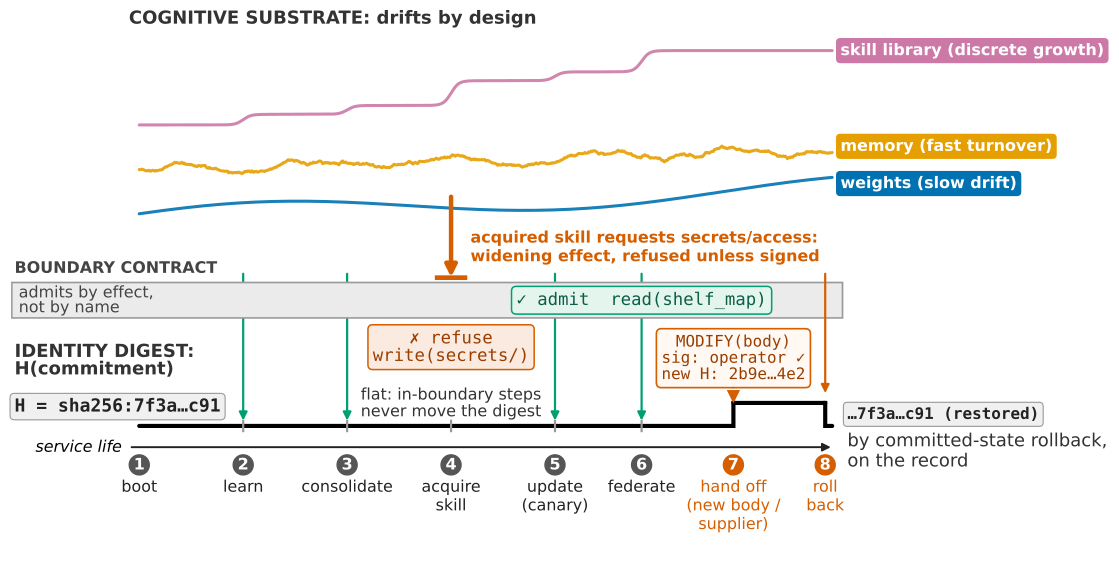

Source code (Python):
#!/usr/bin/env python3
"""Conceptual figure: one service life of a governable individual (Supplementary Figure 1).

Design notes (concrete artefacts rather than abstract boxes):
 - concrete artifacts: truncated digest hashes on the identity line, monospace
   admit/refuse stubs inside the gate bar, a concrete widening example;
 - the refused (widening) arrow is the visual star of the figure;
 - heterogeneous drift: weights drift slowly, memory churns, the skill library
   grows in discrete steps;
 - the digest line is an event timeline: one signed MODIFY step up (hand off),
   one committed-state rollback step down (roll back), hashes visibly change;
 - circled phase numbers; key phases emphasised.

Okabe-Ito palette; single semantic colour set (green=admitted, vermilion=refused/
signed events, black=identity digest). Standalone PDF per vault rule §7.12.
"""

import numpy as np
import matplotlib.pyplot as plt
from matplotlib.patches import FancyArrowPatch, Rectangle

BLUE = "#0072B2"
ORANGE = "#E69F00"
GREEN = "#009E73"
VERMIL = "#D55E00"
GREY = "#999999"
BLACK = "#000000"
MONO = {"family": "monospace"}

rng = np.random.default_rng(7)

fig, ax = plt.subplots(figsize=(11.5, 5.7))

X0, X1 = 0.0, 10.0
x = np.linspace(X0, X1, 900)

PHASES = [
    (0.0, "①", "boot", "#222222"),
    (1.5, "②", "learn", "#222222"),
    (3.0, "③", "consolidate", "#222222"),
    (4.5, "④", "acquire\nskill", "#222222"),
    (6.0, "⑤", "update\n(canary)", "#222222"),
    (7.25, "⑥", "federate", "#222222"),
    (8.575, "⑦", "hand off\n(new body /\nsupplier)", VERMIL),
    (9.9, "⑧", "roll\nback", VERMIL),
]

# ---------------- top lane: heterogeneous substrate drift ----------------
BASE = 3.15

# weights: slow drift
w_line = BASE + 0.35 * (x - X0) / (X1 - X0) + 0.12 * np.sin(0.7 * x + 0.4)

# memory: fast churn (smoothed deterministic noise over a mild trend)
noise = rng.normal(0, 1.0, x.size)
kern = np.ones(25) / 25.0
churn = np.convolve(noise, kern, mode="same")
m_line = BASE + 0.55 + 0.22 * (x - X0) / (X1 - X0) + 0.10 * churn + 0.05 * np.sin(3.1 * x)

# skill library: discrete growth (smooth staircase)
steps = [(1.5, 0.12), (3.0, 0.10), (4.5, 0.28), (6.0, 0.10), (7.25, 0.24)]  # one step per in-boundary event; a step at
# 9.1 matched no phase of the service life
s_line = np.full_like(x, BASE + 1.05)
for xs, h in steps:
    s_line += h * 0.5 * (1 + np.tanh((x - xs) * 9))

PURPLE = "#CC79A7"  # substrate variables use their own palette; green is reserved for admission
curves = [(w_line, BLUE, "weights (slow drift)"),
          (m_line, ORANGE, "memory (fast turnover)"),
          (s_line, PURPLE, "skill library (discrete growth)")]
for line, col, _ in curves:
    ax.plot(x, line, color=col, lw=2.2, alpha=0.9, solid_capstyle="round")
ends = sorted([(line[-1], col, label) for line, col, label in curves])
ys = [e[0] for e in ends]
for i in range(1, len(ys)):  # two labels closer than a box are spread about their midpoint, so each curve still ends
    if ys[i] - ys[i - 1] < 0.42:  # near its label's centre; pushing only the upper one up left the memory curve at a corner
        mid = (ys[i] + ys[i - 1]) / 2
        ys[i - 1], ys[i] = mid - 0.21, mid + 0.21
for y, (_, col, label) in zip(ys, ends):
    ax.text(X1 + 0.12, y, label, color="white", fontsize=11.5,
            va="center", ha="left", fontweight="bold",
            bbox=dict(boxstyle="round,pad=0.28", facecolor=col, edgecolor="none"))

ax.text(X0 - 0.15, BASE + 2.15, "COGNITIVE SUBSTRATE: drifts by design",
        fontsize=13.0, fontweight="bold", ha="left", va="bottom", color="#333333")

# ---------------- middle lane: boundary-contract gate ----------------
GATE_Y, GATE_H = 2.02, 0.40
# the bar starts in the left gutter, so its label sits wholly left of the first admitted lane (x=1.5): centred at 0.88
# the label ran across that lane, and its two lines filled the bar to within a pixel of both borders
ax.add_patch(Rectangle((-1.84, GATE_Y), X1 + 0.15 + 1.84, GATE_H,
                       facecolor="#EBEBEB", edgecolor=GREY, lw=1.2, zorder=2))
ax.text(-1.80, GATE_Y + GATE_H + 0.07, "BOUNDARY CONTRACT", fontsize=11.5, fontweight="bold",
        ha="left", va="bottom", color="#444444", zorder=7)
ax.text(-1.74, GATE_Y + GATE_H / 2, "admits by effect,\nnot by name",
        fontsize=11.5, ha="left", va="center", color="#444444", zorder=7, linespacing=0.9)  # 11.5 pt prints at the 6.5 pt floor
# concrete gate-decision stubs (ASPIRE lesson: real-looking artifacts)
# centred on the federation lane (x=7.25), the admitted event it records; at 7.75 it matched no event
ax.text(7.25, GATE_Y + GATE_H / 2, "✓ admit  read(shelf_map)",
        fontsize=12.5, color="#0B5F47", ha="center", va="center", zorder=8,
        bbox=dict(boxstyle="round,pad=0.28", facecolor="#E4F5EE", edgecolor=GREEN, lw=1.1), **MONO)
# wrapped onto two lines and centred on the refused event, so it sits in the column between the consolidate lane
# (x=3.0) and the canary lane (x=6.0): on one line it spanned both, and both ran behind its fill
# its top border kissed the bar's bottom border at GATE_Y - 0.27; a gap now shows it is a decision, not part of the bar
ax.text(4.5, GATE_Y - 0.33, "✗ refuse\nwrite(secrets/)",
        fontsize=12.5, color="#9A3E00", ha="center", va="center", zorder=8, linespacing=1.0,
        bbox=dict(boxstyle="round,pad=0.28", facecolor="#FBEAE0", edgecolor=VERMIL, lw=1.1), **MONO)

# ---------------- bottom lane geometry ----------------
DIG_Y0, DIG_Y1 = 0.80, 1.06
XM, XRB = 8.575, 9.9   # signed MODIFY (hand off); committed-state rollback

def action_arrow(xp, admitted=True):
    # below the vermilion annotation, not level with it: at the old height three of these arrows
    # ran through the sentence, visible in the gaps between letters even behind its box
    y_from = GATE_Y + GATE_H + 0.13
    if admitted:
        y_to = (DIG_Y1 if XM <= xp <= XRB else DIG_Y0) + 0.03
        ax.add_patch(FancyArrowPatch((xp, y_from), (xp, y_to),
                                     arrowstyle="-|>", mutation_scale=12,
                                     color=GREEN, lw=1.6, zorder=1))  # under the gate band, so the
        # admitted lane reads as passing THROUGH the contract rather than drawn across its border
    else:
        # the refused widening attempt: the visual star
        ax.add_patch(FancyArrowPatch((xp, 3.42), (xp, GATE_Y + GATE_H + 0.03),
                                     arrowstyle="-|>", mutation_scale=17,
                                     color=VERMIL, lw=3.2, zorder=6))
        ax.plot([xp - 0.20, xp + 0.20], [GATE_Y + GATE_H + 0.055] * 2,
                color=VERMIL, lw=3.4, zorder=6)

GREEN_XPS = [1.5, 3.0, 6.0, 7.25]
for xp in GREEN_XPS:
    action_arrow(xp, admitted=True)
# no legend here: beside the substrate curves it read as a label for the weights curve; the caption keys the green arrows

XW = 4.5
action_arrow(XW, admitted=False)
# committed-state rollback: a signed event that restores a previous digest (vermilion, not green)
# started level with the admitted arrows, below the annotation: at its old height it ran through
# the annotation's last word
# it ends above the step it points at: run down to the lower level it lay on the black riser and hid the restoring step
ax.add_patch(FancyArrowPatch((XRB, GATE_Y + GATE_H + 0.13), (XRB, DIG_Y1 + 0.08), arrowstyle="-|>", mutation_scale=12,
                             color=VERMIL, lw=1.6, zorder=4))
ax.text(XW + 0.28, GATE_Y + GATE_H + 0.20,
        "acquired skill requests secrets/access:\nwidening effect, refused unless signed",
        fontsize=11.5, color=VERMIL, ha="left", va="bottom", fontweight="bold",
        bbox=dict(facecolor="white", edgecolor="none", alpha=0.9, pad=1.5), zorder=7)

# ---------------- bottom lane: identity digest as an event timeline ----------------
seg_a = x[(x <= XM)]
seg_b = x[(x >= XM) & (x <= XRB)]
seg_c = x[(x >= XRB)]
ax.plot(seg_a, np.full_like(seg_a, DIG_Y0), color=BLACK, lw=3.0, solid_capstyle="round")
ax.plot([XM, XM], [DIG_Y0, DIG_Y1], color=BLACK, lw=3.0)
ax.plot(seg_b, np.full_like(seg_b, DIG_Y1), color=BLACK, lw=3.0, solid_capstyle="round")
ax.plot([XRB, XRB], [DIG_Y1, DIG_Y0], color=BLACK, lw=3.0)
ax.plot(seg_c, np.full_like(seg_c, DIG_Y0), color=BLACK, lw=3.0, solid_capstyle="round")

# in the left gutter with the other lane headings (BOUNDARY CONTRACT): spanning the lanes, its white box hid the
# learn and consolidate lanes on their way to the digest
ax.text(-1.80, 1.34, "IDENTITY DIGEST:\nH(commitment)",
        fontsize=13.0, fontweight="bold", ha="left", va="bottom", color="#333333", linespacing=1.0, zorder=8)

# concrete hashes (ASPIRE lesson: the mechanism, not the slogan)
# wholly left of the learn lane (x=1.5) and above the digest line, which its lower border rode on at va="top", y=1.06
ax.text(-1.80, DIG_Y0 + 0.12, "H = sha256:7f3a…c91", fontsize=13.0, color="#222222",
        ha="left", va="bottom", zorder=7, fontweight="bold",
        bbox=dict(boxstyle="round,pad=0.25", facecolor="#F0F0F0", edgecolor="#999999", lw=0.8), **MONO)
ax.text(X1 + 0.22, DIG_Y0 + 0.04, "…7f3a…c91 (restored)", fontsize=11.5,
        color="#222222", ha="left", va="bottom", zorder=7, fontweight="bold",
        bbox=dict(boxstyle="round,pad=0.25", facecolor="#F0F0F0", edgecolor="#999999", lw=0.8), **MONO)
ax.text(X1 + 0.22, DIG_Y0 - 0.075, "by committed-state rollback,\non the record", fontsize=13.0,
        color="#333333", ha="left", va="top", zorder=7,
        bbox=dict(facecolor="white", edgecolor="none", alpha=0.9, pad=1.0))

ax.text(4.5, DIG_Y0 + 0.07, "flat: in-boundary steps\nnever move the digest",  # in the gap between two action arrows, clear of the digest heading above
        fontsize=11.5, color="#333333", ha="center", va="bottom", zorder=7, linespacing=1.05)

# signed MODIFY: a concrete transaction stub card, directly above the hand-off marker
ax.plot([XM], [DIG_Y1 + 0.075], marker="v", color=VERMIL, ms=8, zorder=8)
# centred on the hand-off step, in the column between the federation lane (x=7.25) and the rollback lane
# (x=9.9): at x=9.6, right-aligned, it reached back over the federation lane, which ran behind its fill
ax.text(XM, 1.29,
        "MODIFY(body)\nsig: operator ✓\nnew H: 2b9e…4e2",
        fontsize=11.5, color="#9A3E00", ha="center", va="bottom", zorder=9, linespacing=1.0,
        bbox=dict(boxstyle="round,pad=0.32", facecolor="#FFF8F3", edgecolor=VERMIL, lw=1.2), **MONO)
ax.plot([XM, XM], [1.27, DIG_Y1 + 0.11], color=VERMIL, lw=1.0, ls=(0, (3, 2)), zorder=8)

# audit ticks at every gated event the lanes show, the refused one included: every step, admitted or refused, is on the record
for xp in [1.5, 3.0, 4.5, 6.0, 7.25]:
    ax.plot([xp], [DIG_Y0], marker="|", color=GREY, ms=9, mew=1.6, zorder=5)

# ---------------- phase axis with circled numbers ----------------
for i, (xp, num, lab, col) in enumerate(PHASES):
    badge_col = col if col != "#222222" else "#555555"
    ax.scatter([xp], [0.36], s=210, color=badge_col, zorder=6)
    ax.text(xp, 0.36, str(i + 1), fontsize=11.5, ha="center", va="center",
            color="white", fontweight="bold", zorder=7)
    ax.text(xp, 0.20, lab, fontsize=11.5, ha="center", va="top", color=col)
# it ran to X1 + 0.45, under a 90%-opaque caption box that starts at X1 + 0.12, so the head
# came out as a pale ghost between two lines of text, pointing at nothing
ax.add_patch(FancyArrowPatch((X0 - 0.15, 0.56), (X1 + 0.02, 0.56),  # at 0.52 the head sat on badge 8
                             arrowstyle="-|>", mutation_scale=12, color="#222222", lw=1.4))
ax.text(X0 - 0.25, 0.56, "service life", fontsize=11.5, ha="right", va="center", style="italic")  # at the tail of the axis it names;
# between phases 4 and 5 its ascenders rested on the digest line

# thesis line lives in the LaTeX caption (Nature convention), not in the artwork

ax.set_xlim(-1.85, 12.75)  # room for the left-hand labels clear of the curves, and for the end labels
ax.set_ylim(-0.62, 5.15)
ax.axis("off")
fig.tight_layout()

import pathlib
out = pathlib.Path(__file__).resolve().parent
fig.savefig(out / "fig_concept.pdf", bbox_inches="tight")
fig.savefig(out / "fig_concept.png", dpi=170, bbox_inches="tight")
fig.savefig((__import__("pathlib").Path(__file__).resolve().parent) / "fig_concept.svg", bbox_inches="tight")
print("wrote", out / "fig_concept.pdf")
